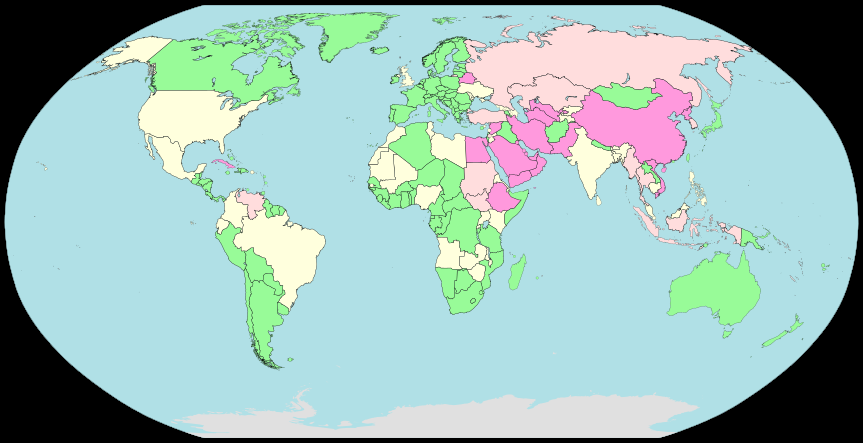
#> input picture HW1/5/P5/internet_censorship_map.png, 863 x 443 px
$ python b.py
#> lines starting #> are read from the running program, lines starting #| are printed output that depends on the picture; after the words box and inside, x2 and y2 are one past the last pixel; in counts of white or black regions, pixels touching at a corner belong together; long printed decimals are rounded
import numpy as np
from matplotlib import image
from matplotlib import pyplot as plt
import cv2

image = cv2.imread("P5/internet_censorship_map.png",cv2.IMREAD_UNCHANGED)
#> image is the input picture: shape (443, 863, 4); mean B, G, R, A 183.2, 187.6, 155.9, 215.1
transparent_area = len(np.where(image[:,:,3] == 0)[0])
#> transparent_area = 58944
image = cv2.cvtColor(image, cv2.COLOR_BGR2RGB)
#> image: shape (443, 863, 3)
water_color = (176,224,230)
water_idxs = np.where((image == water_color).all(axis = 2))
#> water_idxs = 214092 positions, rows 6 to 432, columns 5 to 857

pervasive_color_range = [(178,115,160),(255,153,221)]
pervasive_mask = cv2.inRange(image,pervasive_color_range[0],pervasive_color_range[1])
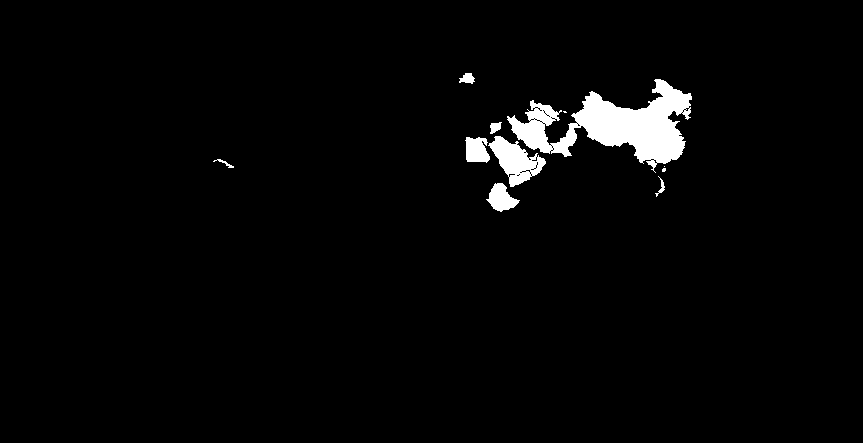
#> pervasive_mask: shape (443, 863); 2.6% white; 11 white regions (3 under 20 px), largest, box (x1, y1, x2, y2) and area: (507, 79, 692, 173) 7244, (488, 136, 546, 187) 1410, (486, 183, 520, 212) 549
pervasive_idxs = np.where(pervasive_mask == 255)
#> pervasive_idxs = 10055 positions, rows 73 to 211, columns 213 to 691
image[pervasive_idxs] = (0,32,255)
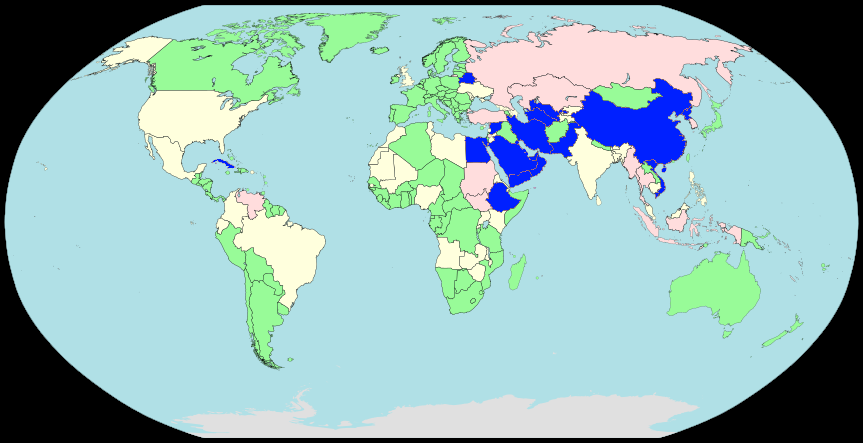
#> image: shape (443, 863, 3); mean R, G, B 149.2, 184.4, 184.2

plt.imshow(image)
plt.show()

countries_area = image.shape[0] * image.shape[1] - transparent_area - len(water_idxs[0])
#> countries_area = 109273
pervasive_area = len(pervasive_idxs[0])
#> pervasive_area = 10055

print("percentage of countries with pervasive censorship: ", pervasive_area/countries_area*100)
#| percentage of countries with pervasive censorship:  9.202
